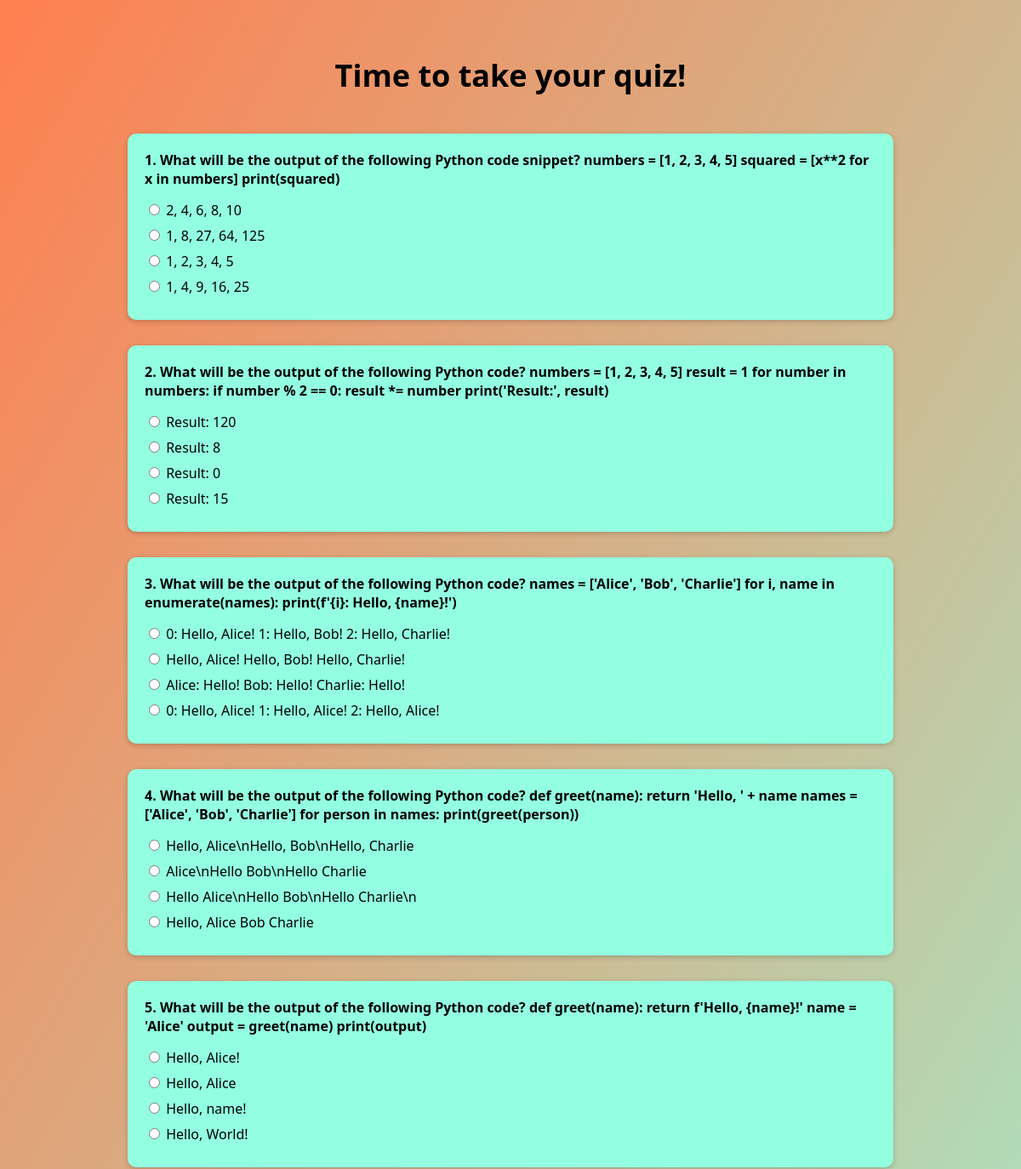
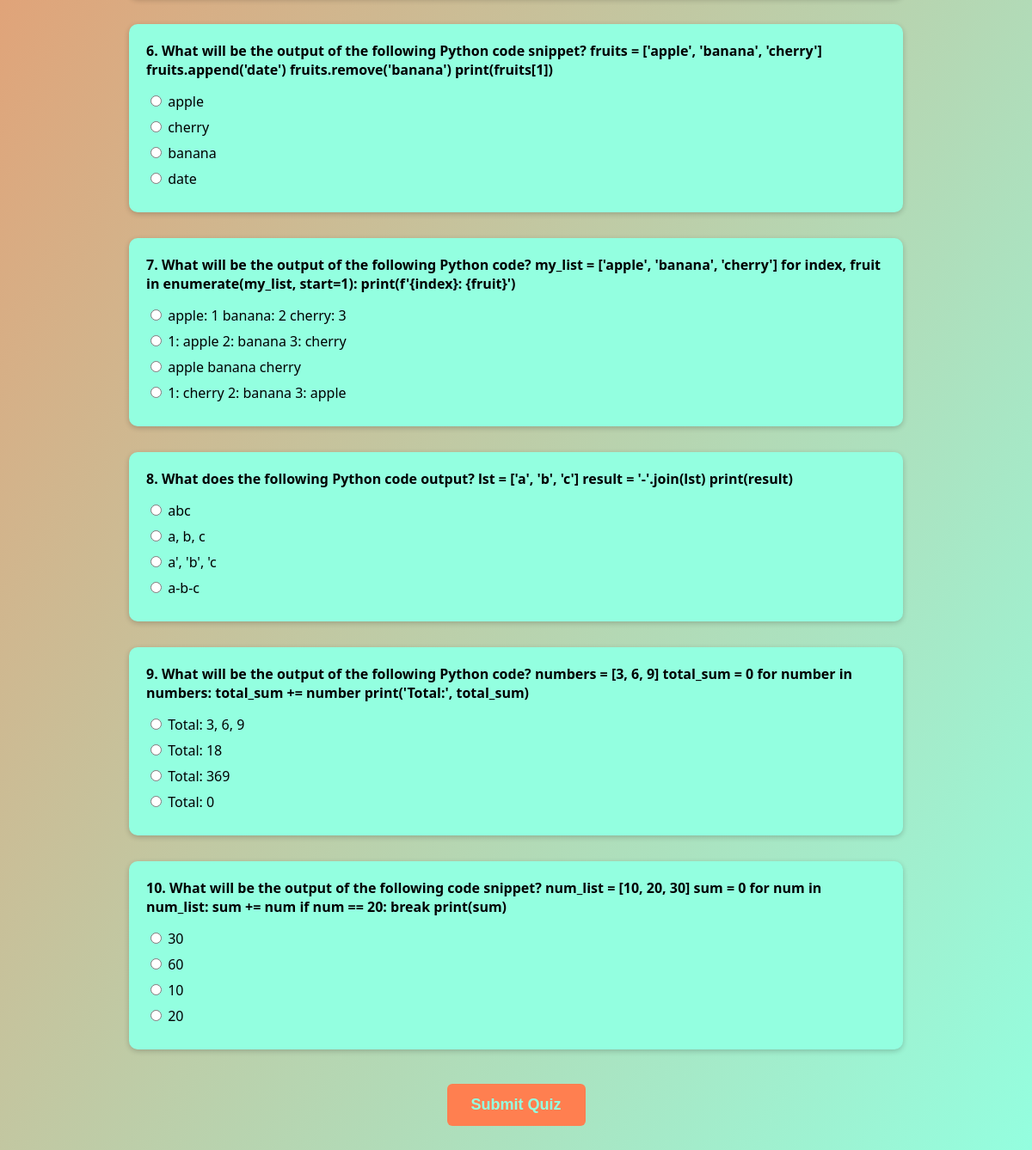
The page /quiz/ (signed in) on the database its author committed (2 pictures, top to bottom).
### quiz/views.py (the view)
# urls.py: path('quiz/', views.start_quiz, name='start_quiz'),
@login_required
def start_quiz(request):
    with connection.cursor() as cursor:
        cursor.execute("SELECT qnum, text, wrong_answers FROM quiz_question")
        all_questions = cursor.fetchall()
    random.shuffle(all_questions)
    selected_questions = all_questions[:10]
    quiz_questions = []
    for row in selected_questions:
        qnum, text, wrong_answers_json = row
        try:
            wrongs = json.loads(wrong_answers_json)
            wrongs = [ans.strip().strip("[]\"'") for ans in wrongs][:3]
        except:
            wrongs = []
        with connection.cursor() as cursor:
            cursor.execute("SELECT text FROM quiz_rightanswer WHERE qnum_id = %s", [qnum])
            right_row = cursor.fetchone()
        correct = right_row[0].strip().strip("[]\"'") if right_row else ""
        options = wrongs + [correct]
        random.shuffle(options)
        quiz_questions.append({
            'qnum': qnum,
            'text': text,
            'option_list': options
        })
    request.session['quiz_qnums'] = [q['qnum'] for q in quiz_questions]
    return render(request, 'quiz/quiz.html', {'questions': quiz_questions})

### quiz/templates/quiz/quiz.html (shortened to what this page needs)
<!DOCTYPE html>
<html lang="en">
<head>
</head>
<body>
    <h1>Time to take your quiz!</h1>
    <form method="post" action="{% url 'quiz:submit_quiz' %}">
        {% for question in questions %}
            <div class="question-block">
                <div class="question-text">{{ forloop.counter }}. {{ question.text }}</div>
                {% for option in question.option_list %}
                    <label class="option">
                        <input type="radio" name="question_{{ question.qnum }}" value="{{ option }}"> {{ option }}
                    </label>
                {% endfor %}
            </div>
        {% endfor %}
        <button type="submit" class="submit-btn">Submit Quiz</button>
    </form>
</body>
</html>

### quiz/templates/quiz/quiz.html (style rules this page uses)
body { font-family: 'Segoe UI', sans-serif; background: linear-gradient(120deg, coral, #93FFe0); margin: 0; padding: 0 20px; }
h1 { text-align: center; padding: 40px 0 20px; font-size: 36px; color: black; }
form { max-width: 900px; margin: 0 auto; }
.question-block { background-color: #93FFe0; border-radius: 10px; padding: 20px; margin-bottom: 30px; box-shadow: 0 2px 6px rgba(0, 0, 0, 0.2); }
.question-text { font-weight: bold; margin-bottom: 15px; }
label.option { display: block; margin: 8px 0; cursor: pointer; }
.submit-btn { display: block; margin: 40px auto 60px; padding: 14px 28px; font-size: 18px; background-color: coral; color: #93FFe0; border: none; border-radius: 6px; font-weight: bold; cursor: pointer; }

### rows shown on the page
quiz_question: text "What will be the output of the following Python code snippet? numbers = [1, 2, 3, 4, 5] squared = [x**2 for x in numbers] print(squared)", option_list "2, 4, 6, 8, 10" "1, 8, 27, 64, 125" "1, 2, 3, 4, 5" "1, 4, 9, 16, 25"
quiz_question: text "What will be the output of the following Python code? numbers = [1, 2, 3, 4, 5] result = 1 for number in numbers: if number % 2 == 0: result *= number print('Result:', result)", option_list "Result: 120" "Result: 8" "Result: 0" "Result: 15"
quiz_question: text "What will be the output of the following Python code? names = ['Alice', 'Bob', 'Charlie'] for i, name in enumerate(names): print(f'{i}: Hello, {name}!')", option_list "0: Hello, Alice! 1: Hello, Bob! 2: Hello, Charlie!" "Hello, Alice! Hello, Bob! Hello, Charlie!" "Alice: Hello! Bob: Hello! Charlie: Hello!" "0: Hello, Alice! 1: Hello, Alice! 2: Hello, Alice!"
quiz_question: text "What will be the output of the following Python code? def greet(name): return 'Hello, ' + name names = ['Alice', 'Bob', 'Charlie'] for person in names: print(greet(person))", option_list "Hello, Alice\\nHello, Bob\\nHello, Charlie" "Alice\\nHello Bob\\nHello Charlie" "Hello Alice\\nHello Bob\\nHello Charlie\\n" "Hello, Alice Bob Charlie"
quiz_question: text "What will be the output of the following Python code? def greet(name): return f'Hello, {name}!' name = 'Alice' output = greet(name) print(output)", option_list "Hello, Alice!" "Hello, Alice" "Hello, name!" "Hello, World!"
quiz_question: text "What will be the output of the following Python code snippet? fruits = ['apple', 'banana', 'cherry'] fruits.append('date') fruits.remove('banana') print(fruits[1])", option_list "apple" "cherry" "banana" "date"
quiz_question: text "What will be the output of the following Python code? my_list = ['apple', 'banana', 'cherry'] for index, fruit in enumerate(my_list, start=1): print(f'{index}: {fruit}')", option_list "apple: 1 banana: 2 cherry: 3" "1: apple 2: banana 3: cherry" "apple banana cherry" "1: cherry 2: banana 3: apple"
quiz_question: text "What does the following Python code output? lst = ['a', 'b', 'c'] result = '-'.join(lst) print(result)", option_list "abc" "a, b, c" "a', 'b', 'c" "a-b-c"
quiz_question: text "What will be the output of the following Python code? numbers = [3, 6, 9] total_sum = 0 for number in numbers: total_sum += number print('Total:', total_sum)", option_list "Total: 3, 6, 9" "Total: 18" "Total: 369" "Total: 0"
quiz_question: text "What will be the output of the following code snippet? num_list = [10, 20, 30] sum = 0 for num in num_list: sum += num if num == 20: break print(sum)", option_list "30" "60" "10" "20"
